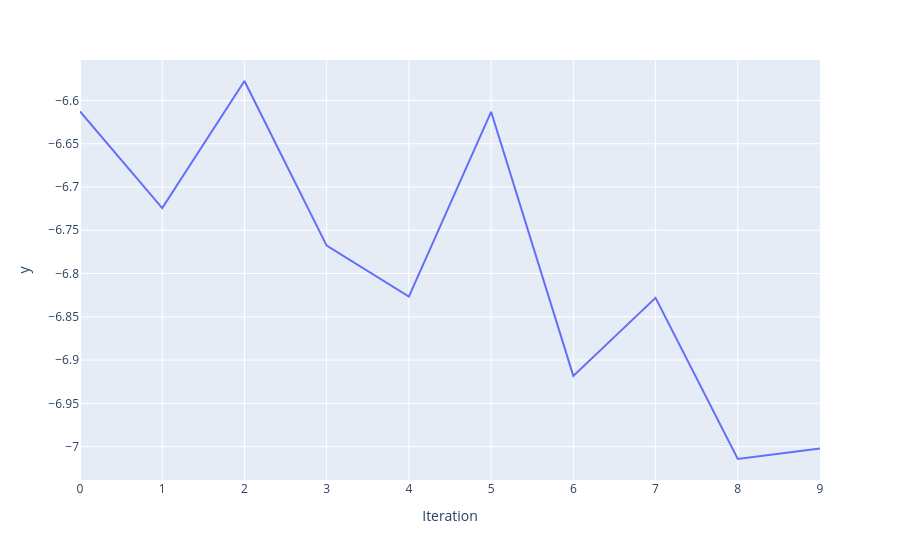

The code cell stored with this chart in its notebook:
### Code cell
import plotly.express as px
fig = px.line(y=np.log(history))
fig.update_xaxes(title_text="Iteration")

### Figure 1 — Plotly figure (JSON) as saved in the notebook; plotly's stock layout.template omitted (floating-point values rounded to 4 significant figures)
{"data": [{"hovertemplate": "x=%{x}<br>y=%{y}<extra></extra>", "legendgroup": "", "line": {"color": "#636efa", "dash": "solid"}, "marker": {"symbol": "circle"}, "mode": "lines", "name": "", "orientation": "v", "showlegend": false, "type": "scatter", "x": [0, 1, 2, 3, 4, 5, 6, 7, 8, 9], "xaxis": "x", "y": [-6.613, -6.724, -6.577, -6.768, -6.827, -6.613, -6.918, -6.828, -7.014, -7.002], "yaxis": "y"}], "layout": {"legend": {"tracegroupgap": 0}, "margin": {"t": 60}, "xaxis": {"anchor": "y", "domain": [0, 1], "title": {"text": "Iteration"}}, "yaxis": {"anchor": "x", "domain": [0, 1], "title": {"text": "y"}}}}
